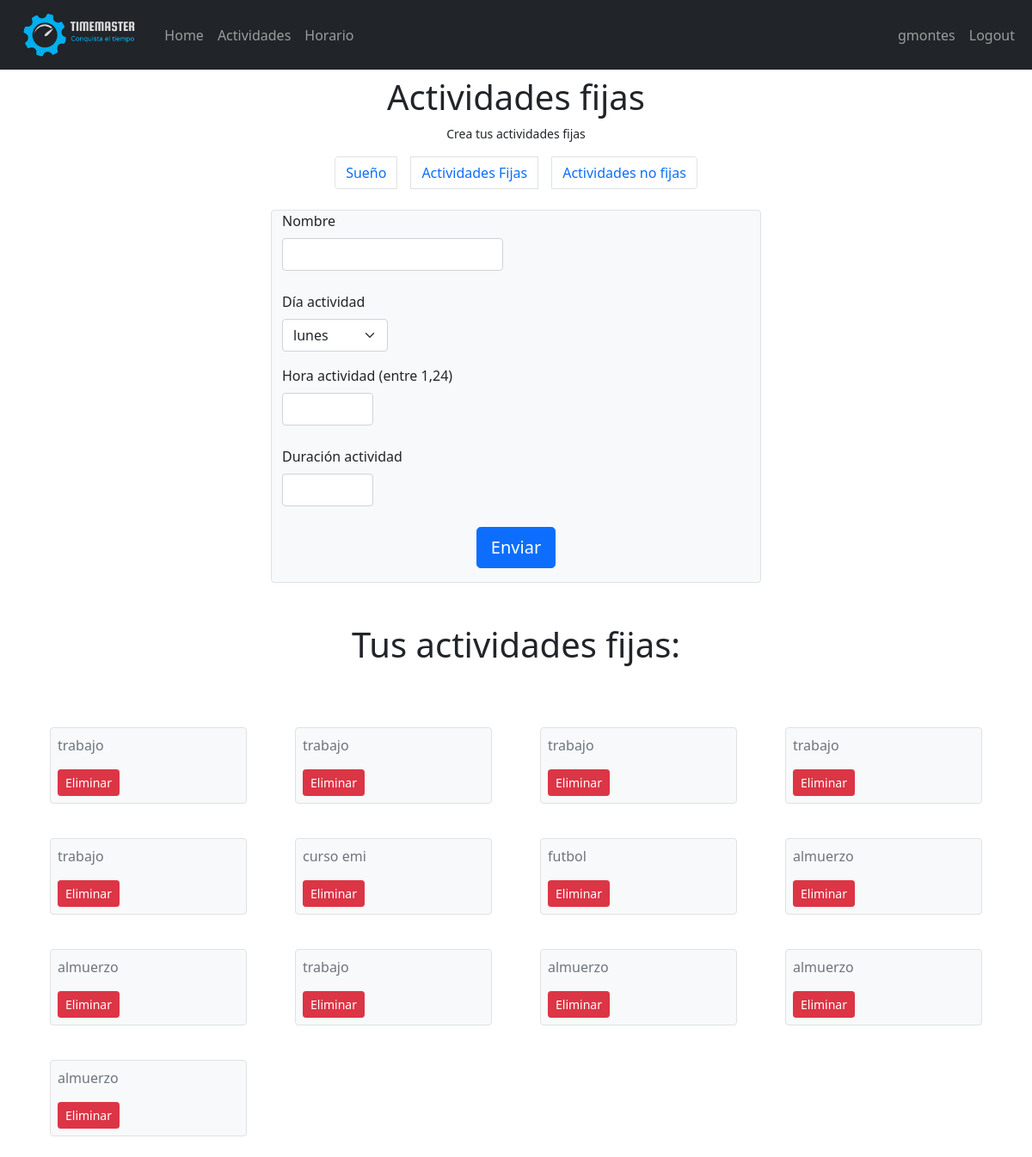
/horario/actividades_fijas (signed in), run on an earlier commit of the app's database.
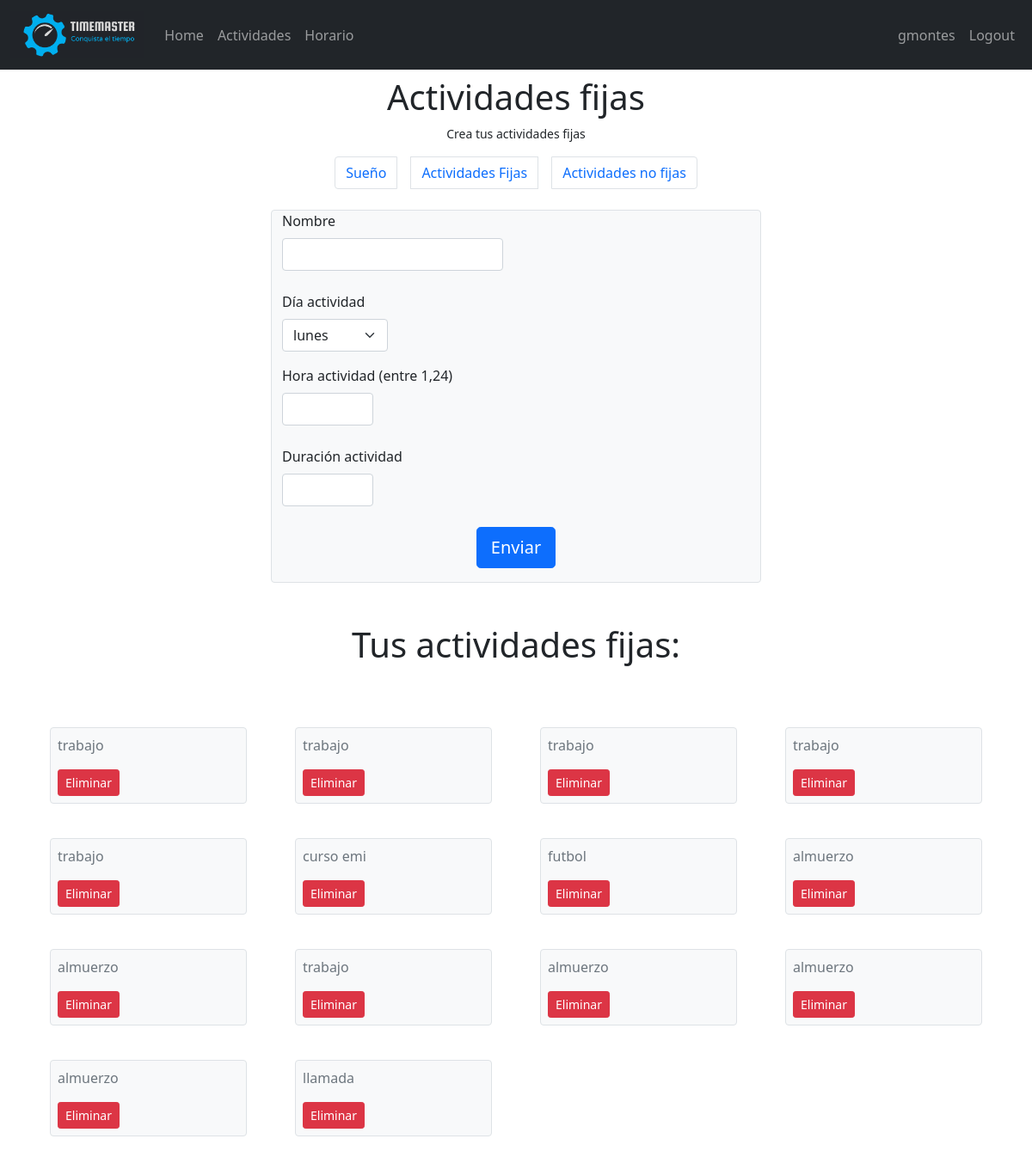
And on a later commit of the database.
### horario/models.py (models this page shows)
class Event(models.Model):
    user_id = models.ForeignKey(User, on_delete=models.CASCADE)
    priority = models.IntegerField(choices = [(i,i) for i in range(1,11)])
    name = models.CharField(max_length=30)
    event_type = models.CharField(max_length=50,default="actividad_fija") #Choices: actividad_fija, no fija y horario suenio.
    constraints = models.JSONField(default = dict)

### horario/views.py (the view)
# urls.py: path('actividades_fijas',views.actividades_fijas, name = 'actividades_fijas'),
@login_required(login_url = "user_login")
def actividades_fijas(request):
    usuario = User.objects.get(pk=request.user.pk)
    if request.method == "POST":
        nombre = request.POST['name']
        prioridad = 10
        tipo_evento = "actividad_fija"
        nueva_actividad_fija = Event(user_id = usuario, priority = prioridad, name=nombre, event_type=tipo_evento)
        nueva_actividad_fija.save()
        dia_actividad = int(request.POST['dia_actividad'])
        hora_actividad = int(request.POST["hora_actividad"])
        duracion_actividad = int(request.POST["duracion_actividad"])
        hora_final = hora_actividad + duracion_actividad
        for hora in range(hora_actividad,hora_final,1):
            posicion_actividad_fija = Position(event_id = nueva_actividad_fija,user_id = usuario,day=dia_actividad,hour = hora,activity_name=nombre)
            posicion_actividad_fija.save()
        return redirect(reverse("actividades_fijas"))
    elif request.method == "GET":
        actividades_fijas = Event.objects.filter(user_id = usuario)
        actividades_fijas =actividades_fijas.filter(event_type = "actividad_fija")
        return render(request,"actividades_fijas.html",{"actividades_fijas":actividades_fijas})

### horario/templates/actividades_fijas.html (shortened to what this page needs)
{% extends 'main/main.html' %}
{% load static %}
{% block link %}<link rel="stylesheet" href="{% static 'css/bootstrap.min.css' %}">{% endblock link %}
{% block content %}
<div class="container">
    <div>
        <h1 class="py-2 text-center mb-0">Actividades fijas</h1>
        <p class="text-center small mb-2">Crea tus actividades fijas</p>
    </div>
    <nav aria-label="Page navigation example ">
        <ul class="pagination justify-content-center ">
          <li class="page-item m-2"><a class="page-link" href="{% url 'suenio' %}">Sueño</a></li>
          <li class="page-item m-2"><a class="page-link" href="{% url 'actividades_fijas' %}">Actividades Fijas</a></li>
          <li class="page-item m-2"><a class="page-link" href="{% url 'actividades_no_fijas' %}">Actividades no fijas</a></li>
        </ul>
    </nav>
</div>
    <div class="container-sm">
        <div class="row justify-content-center">
            <form class="col-lg-6 bg-light border rounded border-gray" action="" method="POST">
                <label class="form-label" for="name">Nombre</label>
                <input class="form-control w-auto mb-4" type="text" name="name" id="name" required>
                <label class="form-label" for="dia_actividad">Día actividad</label>
                <select name="dia_actividad" id="dia_actividad" class="form-select w-auto mb-3" required>
                    <option value="0">lunes</option>
                </select>
                <label class="form-label" for="hora_actividad">Hora actividad (entre 1,24)</label>
                <input class="form-control w-auto mb-4" type="number" name="hora_actividad" id="hora_actividad" min="1" max="24" step="1" required>
                <label class="form-label" for="duracion_actividad">Duración actividad</label>
                <input class="form-control w-auto mb-4" type="number" name="duracion_actividad" id="duracion_actividad" min="1" max="10" step="1" required>
                <input type="submit" value="Enviar" class="btn btn-primary mx-auto d-block text-center btn-rounded btn-lg my-0 mb-3">
            </form>
        </div>
    </div>
    <div class="container">
        {% if actividades_fijas %}
          <h1 class="text-center py-5">Tus actividades fijas:</h1>
          <div class="row">
            {% for actividad in actividades_fijas %}
              <div class="col-sm-3">
                <div class="bg-light border rounded border-gray mb-4 m-3 p-2">
                  <div class="panel-body">
                    <div class="col">
                      <p class="text-secondary">{{actividad.name}}</p>
                    </div>
                    <div class="col">
                      <a class="btn btn-danger btn-sm text-right" href="{% url 'eliminar_actividades_fijas' ruta_actividad_fija=actividad.pk %}">Eliminar</a>
                    </div>
                  </div>
                </div>
              </div>
              {% if forloop.counter|divisibleby:4 and not forloop.last %}
                </div><div class="row">
              {% endif %}
            {% endfor %}
          </div>
        {% endif %}
      </div>
    {% endblock  %}

What changed in the data, as far as the page shows it:
added Event: name "llamada"
